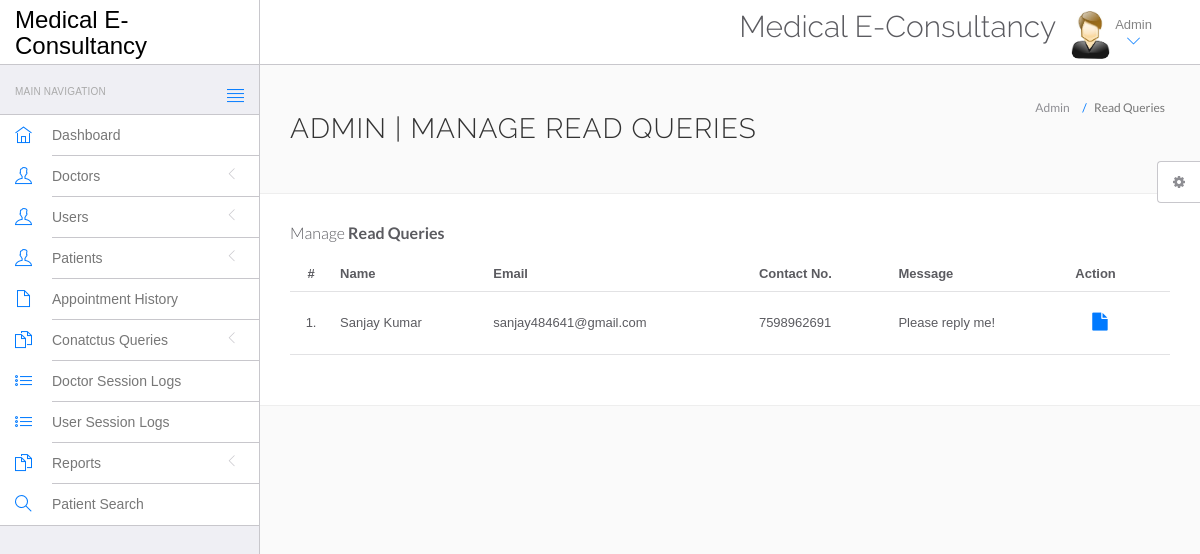
The app's page /hms/admin/read-query.php (signed in) with its own data.
### tables this page shows
CREATE TABLE `tblcontactus` (
  `id` int(11) NOT NULL,
  `fullname` varchar(255) DEFAULT NULL,
  `email` varchar(255) DEFAULT NULL,
  `contactno` bigint(12) DEFAULT NULL,
  `message` mediumtext DEFAULT NULL,
  `PostingDate` timestamp NULL DEFAULT current_timestamp(),
  `AdminRemark` mediumtext DEFAULT NULL,
  `LastupdationDate` timestamp NULL DEFAULT NULL ON UPDATE current_timestamp(),
  `IsRead` int(11) DEFAULT NULL
);

### hms/admin/read-query.php (the view, shortened to what this page needs)
<?php
include('include/config.php');
?>
<!DOCTYPE html>
<html lang="en">
	<head>
		<link rel="stylesheet" href="vendor/bootstrap/css/bootstrap.min.css">
		<link rel="stylesheet" href="vendor/fontawesome/css/font-awesome.min.css">
		<link rel="stylesheet" href="vendor/themify-icons/themify-icons.min.css">
		<link href="vendor/animate.css/animate.min.css" rel="stylesheet" media="screen">
		<link href="vendor/perfect-scrollbar/perfect-scrollbar.min.css" rel="stylesheet" media="screen">
		<link href="vendor/switchery/switchery.min.css" rel="stylesheet" media="screen">
		<link href="vendor/bootstrap-touchspin/jquery.bootstrap-touchspin.min.css" rel="stylesheet" media="screen">
		<link href="vendor/select2/select2.min.css" rel="stylesheet" media="screen">
		<link href="vendor/bootstrap-datepicker/bootstrap-datepicker3.standalone.min.css" rel="stylesheet" media="screen">
		<link href="vendor/bootstrap-timepicker/bootstrap-timepicker.min.css" rel="stylesheet" media="screen">
		<link rel="stylesheet" href="assets/css/styles.css">
		<link rel="stylesheet" href="assets/css/plugins.css">
		<link rel="stylesheet" href="assets/css/themes/theme-1.css" id="skin_color" />
	</head>
	<body>
		<div id="app">
<?php include('include/sidebar.php');?>
			<div class="app-content">
						<?php include('include/header.php');?>
				<div class="main-content" >
					<div class="wrap-content container" id="container">
						<section id="page-title">
							<div class="row">
								<div class="col-sm-8">
									<h1 class="mainTitle">Admin | Manage Read Queries</h1>
																	</div>
								<ol class="breadcrumb">
									<li>
										<span>Admin</span>
									</li>
									<li class="active">
										<span>Read Queries</span>
									</li>
								</ol>
							</div>
						</section>
						<div class="container-fluid container-fullw bg-white">
									<div class="row">
								<div class="col-md-12">
									<h5 class="over-title margin-bottom-15">Manage <span class="text-bold">Read Queries</span></h5>
									<table class="table table-hover" id="sample-table-1">
										<thead>
											<tr>
												<th class="center">#</th>
												<th>Name</th>
												<th class="hidden-xs">Email</th>
												<th>Contact No. </th>
												<th>Message </th>
												<th>Action</th>
											</tr>
										</thead>
										<tbody>
<?php
$sql=mysqli_query($con,"select * from tblcontactus where IsRead is not null");
$cnt=1;
while($row=mysqli_fetch_array($sql))
{
?>
											<tr>
												<td class="center"><?php echo $cnt;?>.</td>
												<td class="hidden-xs"><?php echo $row['fullname'];?></td>
												<td><?php echo $row['email'];?></td>
												<td><?php echo $row['contactno'];?></td>
												<td><?php echo $row['message'];?></td>
												<td >
												<div class="visible-md visible-lg hidden-sm hidden-xs">
							<a href="query-details.php?id=<?php echo $row['id'];?>" class="btn btn-transparent btn-lg" title="View Details"><i class="fa fa-file"></i></a>
												</div>
												</td>
											</tr>
											<?php
$cnt=$cnt+1;
											 }?>
										</tbody>
									</table>
								</div>
							</div>
								</div>
							</div>
						</div>
					</div>
				</div>
	<?php include('include/setting.php');?>
	</body>
</html>

### hms/admin/assets/css/themes/theme-1.css (style rules this page uses)
body { background: #FAFAFA; }

### records on screen
tblcontactus: fullname "Sanjay Kumar", email "sanjay484641@gmail.com", contactno "7598962691", message "Please reply me!"
